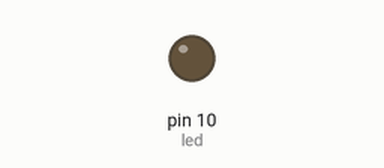
The sketch below on a simulated Arduino Uno, built with avr-gcc and run on an emulated ATmega328P. Shown: output pins drawn as LEDs (lit = HIGH).

Above: at 0.15 s.
Timing chart, 0 to 1.6 s (numbered marks = the images above):
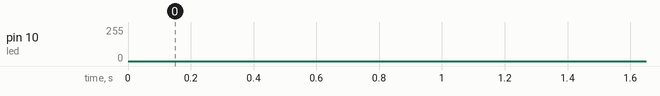

The sketch:

test1.ino
```cpp
int led = 10;

void setup() {
  pinMode(led, OUTPUT);
}

void loop() {
  for(int a = 0; a<=255; a=a+1){
    analogWrite(led, a);
    delay(1);
  }
  for(int b = 255; b>0; b=b-1){
    analogWrite(led, b);
    delay(1);
  }

}
```
